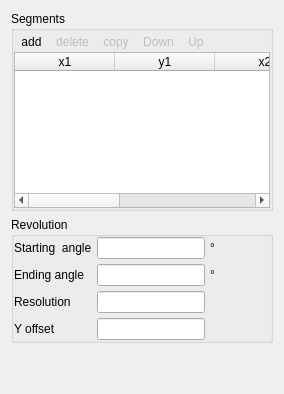
             <widget class="QWidget" name="body_of_revolution_procedural">
              <property name="sizePolicy">
               <sizepolicy hsizetype="Preferred" vsizetype="Expanding">
                <horstretch>0</horstretch>
                <verstretch>0</verstretch>
               </sizepolicy>
              </property>
              <layout class="QGridLayout" name="gridLayout_112">
               <item row="1" column="0">
                <widget class="QGroupBox" name="groupBox_10">
                 <property name="sizePolicy">
                  <sizepolicy hsizetype="Preferred" vsizetype="Maximum">
                   <horstretch>0</horstretch>
                   <verstretch>0</verstretch>
                  </sizepolicy>
                 </property>
                 <property name="title">
                  <string>Revolution</string>
                 </property>
                 <property name="flat">
                  <bool>true</bool>
                 </property>
                 <layout class="QGridLayout" name="gridLayout_56">
                  <property name="leftMargin">
                   <number>0</number>
                  </property>
                  <property name="topMargin">
                   <number>0</number>
                  </property>
                  <property name="rightMargin">
                   <number>0</number>
                  </property>
                  <property name="bottomMargin">
                   <number>0</number>
                  </property>
                  <property name="spacing">
                   <number>5</number>
                  </property>
                  <item row="3" column="1">
                   <widget class="LineEdit" name="body_of_revolution_procedural_offsety"/>
                  </item>
                  <item row="2" column="1">
                   <widget class="LineEdit" name="body_of_revolution_procedural_circumferenceresolution"/>
                  </item>
                  <item row="2" column="0">
                   <widget class="QLabel" name="label_380">
                    <property name="text">
                     <string>Resolution</string>
                    </property>
                   </widget>
                  </item>
                  <item row="3" column="0">
                   <widget class="QLabel" name="label_381">
                    <property name="text">
                     <string>Y offset</string>
                    </property>
                   </widget>
                  </item>
                  <item row="0" column="0">
                   <widget class="QLabel" name="label_378">
                    <property name="text">
                     <string>Starting  angle</string>
                    </property>
                   </widget>
                  </item>
                  <item row="0" column="1">
                   <widget class="LineEdit" name="body_of_revolution_procedural_startangle"/>
                  </item>
                  <item row="1" column="0">
                   <widget class="QLabel" name="label_379">
                    <property name="text">
                     <string>Ending angle</string>
                    </property>
                   </widget>
                  </item>
                  <item row="1" column="1">
                   <widget class="LineEdit" name="body_of_revolution_procedural_endangle"/>
                  </item>
                  <item row="0" column="2">
                   <widget class="QLabel" name="label_758">
                    <property name="text">
                     <string>°</string>
                    </property>
                   </widget>
                  </item>
                  <item row="1" column="2">
                   <widget class="QLabel" name="label_759">
                    <property name="text">
                     <string>°</string>
                    </property>
                   </widget>
                  </item>
                  <item row="3" column="2">
                   <spacer name="horizontalSpacer_22">
                    <property name="orientation">
                     <enum>Qt::Horizontal</enum>
                    </property>
                    <property name="sizeHint" stdset="0">
                     <size>
                      <width>40</width>
                      <height>20</height>
                     </size>
                    </property>
                   </spacer>
                  </item>
                 </layout>
                </widget>
               </item>
               <item row="0" column="0">
                <widget class="QGroupBox" name="groupBox_23">
                 <property name="sizePolicy">
                  <sizepolicy hsizetype="Preferred" vsizetype="Expanding">
                   <horstretch>0</horstretch>
                   <verstretch>0</verstretch>
                  </sizepolicy>
                 </property>
                 <property name="maximumSize">
                  <size>
                   <width>16777215</width>
                   <height>200</height>
                  </size>
                 </property>
                 <property name="title">
                  <string>Segments</string>
                 </property>
                 <property name="flat">
                  <bool>true</bool>
                 </property>
                 <layout class="QVBoxLayout" name="verticalLayout_5">
                  <property name="spacing">
                   <number>0</number>
                  </property>
                  <property name="leftMargin">
                   <number>0</number>
                  </property>
                  <property name="topMargin">
                   <number>0</number>
                  </property>
                  <property name="rightMargin">
                   <number>0</number>
                  </property>
                  <property name="bottomMargin">
                   <number>0</number>
                  </property>
                  <item>
                   <widget class="QWidget" name="widget_3" native="true">
                    <property name="sizePolicy">
                     <sizepolicy hsizetype="Preferred" vsizetype="Maximum">
                      <horstretch>0</horstretch>
                      <verstretch>0</verstretch>
                     </sizepolicy>
                    </property>
                    <layout class="QHBoxLayout" name="horizontalLayout_2">
                     <property name="spacing">
                      <number>0</number>
                     </property>
                     <property name="leftMargin">
                      <number>0</number>
                     </property>
                     <property name="topMargin">
                      <number>0</number>
                     </property>
                     <property name="rightMargin">
                      <number>0</number>
                     </property>
                     <property name="bottomMargin">
                      <number>0</number>
                     </property>
                     <item>
                      <widget class="QToolButton" name="toolbutton_add_segment">
                       <property name="font">
                        <font>
                         <weight>50</weight>
                         <bold>false</bold>
                        </font>
                       </property>
                       <property name="toolTip">
                        <string>Add geometry</string>
                       </property>
                       <property name="text">
                        <string>add</string>
                       </property>
                       <property name="popupMode">
                        <enum>QToolButton::InstantPopup</enum>
                       </property>
                       <property name="autoRaise">
                        <bool>true</bool>
                       </property>
                      </widget>
                     </item>
                     <item>
                      <widget class="QToolButton" name="toolbutton_remove_segment">
                       <property name="enabled">
                        <bool>false</bool>
                       </property>
                       <property name="font">
                        <font>
                         <weight>50</weight>
                         <bold>false</bold>
                        </font>
                       </property>
                       <property name="toolTip">
                        <string>Remove</string>
                       </property>
                       <property name="text">
                        <string>delete</string>
                       </property>
                       <property name="autoRaise">
                        <bool>true</bool>
                       </property>
                      </widget>
                     </item>
                     <item>
                      <widget class="QToolButton" name="toolbutton_copy_segment">
                       <property name="enabled">
                        <bool>false</bool>
                       </property>
                       <property name="font">
                        <font>
                         <weight>50</weight>
                         <bold>false</bold>
                        </font>
                       </property>
                       <property name="toolTip">
                        <string>Duplicate</string>
                       </property>
                       <property name="text">
                        <string>copy</string>
                       </property>
                       <property name="autoRaise">
                        <bool>true</bool>
                       </property>
                      </widget>
                     </item>
                     <item>
                      <widget class="QToolButton" name="toolbutton_segment_down">
                       <property name="enabled">
                        <bool>false</bool>
                       </property>
                       <property name="toolTip">
                        <string>Move selected row down</string>
                       </property>
                       <property name="text">
                        <string>Down</string>
                       </property>
                       <property name="autoRaise">
                        <bool>true</bool>
                       </property>
                      </widget>
                     </item>
                     <item>
                      <widget class="QToolButton" name="toolbutton_segment_up">
                       <property name="enabled">
                        <bool>false</bool>
                       </property>
                       <property name="toolTip">
                        <string>Move selected row up</string>
                       </property>
                       <property name="text">
                        <string>Up</string>
                       </property>
                       <property name="autoRaise">
                        <bool>true</bool>
                       </property>
                      </widget>
                     </item>
                     <item>
                      <spacer name="horizontalSpacer_12">
                       <property name="orientation">
                        <enum>Qt::Horizontal</enum>
                       </property>
                       <property name="sizeHint" stdset="0">
                        <size>
                         <width>40</width>
                         <height>20</height>
                        </size>
                       </property>
                      </spacer>
                     </item>
                    </layout>
                   </widget>
                  </item>
                  <item>
                   <widget class="Table" name="tablewidget_body_of_revolution_segmentdict">
                    <property name="sizePolicy">
                     <sizepolicy hsizetype="Expanding" vsizetype="Expanding">
                      <horstretch>0</horstretch>
                      <verstretch>0</verstretch>
                     </sizepolicy>
                    </property>
                    <property name="minimumSize">
                     <size>
                      <width>0</width>
                      <height>30</height>
                     </size>
                    </property>
                    <property name="maximumSize">
                     <size>
                      <width>16777215</width>
                      <height>200</height>
                     </size>
                    </property>
                    <property name="baseSize">
                     <size>
                      <width>0</width>
                      <height>0</height>
                     </size>
                    </property>
                    <property name="styleSheet">
                     <string notr="true"/>
                    </property>
                    <property name="editTriggers">
                     <set>QAbstractItemView::DoubleClicked</set>
                    </property>
                    <property name="selectionMode">
                     <enum>QAbstractItemView::ExtendedSelection</enum>
                    </property>
                    <property name="selectionBehavior">
                     <enum>QAbstractItemView::SelectRows</enum>
                    </property>
                    <attribute name="horizontalHeaderCascadingSectionResizes">
                     <bool>false</bool>
                    </attribute>
                    <attribute name="horizontalHeaderHighlightSections">
                     <bool>false</bool>
                    </attribute>
                    <attribute name="horizontalHeaderStretchLastSection">
                     <bool>true</bool>
                    </attribute>
                    <attribute name="verticalHeaderVisible">
                     <bool>false</bool>
                    </attribute>
                    <attribute name="verticalHeaderCascadingSectionResizes">
                     <bool>false</bool>
                    </attribute>
                    <attribute name="verticalHeaderHighlightSections">
                     <bool>false</bool>
                    </attribute>
                    <attribute name="verticalHeaderStretchLastSection">
                     <bool>false</bool>
                    </attribute>
                    <column>
                     <property name="text">
                      <string>x1</string>
                     </property>
                    </column>
                    <column>
                     <property name="text">
                      <string>y1</string>
                     </property>
                    </column>
                    <column>
                     <property name="text">
                      <string>x2</string>
                     </property>
                    </column>
                    <column>
                     <property name="text">
                      <string>y2</string>
                     </property>
                    </column>
                    <column>
                     <property name="text">
                      <string>segments</string>
                     </property>
                    </column>
                   </widget>
                  </item>
                 </layout>
                </widget>
               </item>
               <item row="2" column="0">
                <spacer name="verticalSpacer_8">
                 <property name="orientation">
                  <enum>Qt::Vertical</enum>
                 </property>
                 <property name="sizeHint" stdset="0">
                  <size>
                   <width>20</width>
                   <height>40</height>
                  </size>
                 </property>
                </spacer>
               </item>
              </layout>
             </widget>
